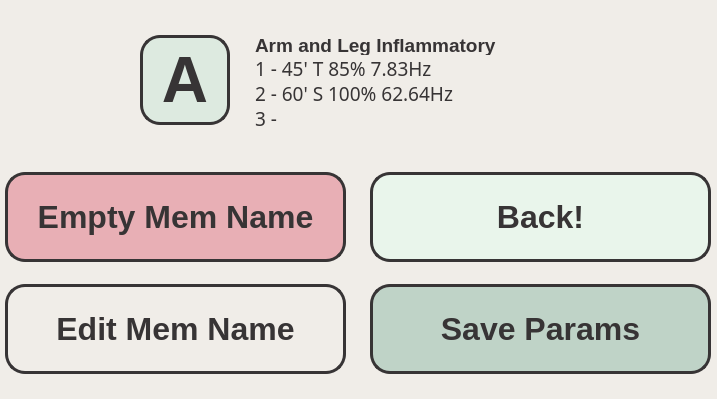
<?xml version="1.0" encoding="UTF-8"?>
<ui version="4.0">
 <class>MemoryDialog</class>
 <widget class="QDialog" name="MemoryDialog">
  <property name="geometry">
   <rect>
    <x>0</x>
    <y>0</y>
    <width>717</width>
    <height>399</height>
   </rect>
  </property>
  <property name="windowTitle">
   <string>Dialog</string>
  </property>
  <property name="styleSheet">
   <string notr="true">background-color: rgb(240, 237, 232);</string>
  </property>
  <widget class="QWidget" name="layoutWidget">
   <property name="geometry">
    <rect>
     <x>370</x>
     <y>155</y>
     <width>341</width>
     <height>236</height>
    </rect>
   </property>
   <layout class="QVBoxLayout" name="verticalLayout">
    <property name="spacing">
     <number>5</number>
    </property>
    <item>
     <widget class="QPushButton" name="backButton">
      <property name="sizePolicy">
       <sizepolicy hsizetype="Expanding" vsizetype="Fixed">
        <horstretch>0</horstretch>
        <verstretch>0</verstretch>
       </sizepolicy>
      </property>
      <property name="minimumSize">
       <size>
        <width>90</width>
        <height>90</height>
       </size>
      </property>
      <property name="font">
       <font>
        <family>Liberation Sans</family>
        <pointsize>24</pointsize>
        <weight>75</weight>
        <bold>true</bold>
       </font>
      </property>
      <property name="focusPolicy">
       <enum>Qt::NoFocus</enum>
      </property>
      <property name="styleSheet">
       <string notr="true">color: rgb(55, 52, 53);
background-color: rgb(233, 245, 235);
border-radius: 20px;
border:3px solid rgb(55, 52, 53);</string>
      </property>
      <property name="text">
       <string>Back!</string>
      </property>
     </widget>
    </item>
    <item>
     <widget class="QPushButton" name="acceptButton">
      <property name="sizePolicy">
       <sizepolicy hsizetype="Expanding" vsizetype="Fixed">
        <horstretch>0</horstretch>
        <verstretch>0</verstretch>
       </sizepolicy>
      </property>
      <property name="minimumSize">
       <size>
        <width>90</width>
        <height>90</height>
       </size>
      </property>
      <property name="font">
       <font>
        <family>Liberation Sans</family>
        <pointsize>24</pointsize>
        <weight>75</weight>
        <bold>true</bold>
       </font>
      </property>
      <property name="focusPolicy">
       <enum>Qt::NoFocus</enum>
      </property>
      <property name="styleSheet">
       <string notr="true">color: rgb(55, 52, 53);
background-color: rgb(191, 211, 199);
border-radius: 20px;
border:3px solid rgb(55, 52, 53);</string>
      </property>
      <property name="text">
       <string>Save Params</string>
      </property>
     </widget>
    </item>
   </layout>
  </widget>
  <widget class="QWidget" name="layoutWidget_2">
   <property name="geometry">
    <rect>
     <x>5</x>
     <y>155</y>
     <width>341</width>
     <height>236</height>
    </rect>
   </property>
   <layout class="QVBoxLayout" name="verticalLayout_2">
    <property name="spacing">
     <number>5</number>
    </property>
    <item>
     <widget class="QPushButton" name="emptyButton">
      <property name="sizePolicy">
       <sizepolicy hsizetype="Expanding" vsizetype="Fixed">
        <horstretch>0</horstretch>
        <verstretch>0</verstretch>
       </sizepolicy>
      </property>
      <property name="minimumSize">
       <size>
        <width>90</width>
        <height>90</height>
       </size>
      </property>
      <property name="font">
       <font>
        <family>Liberation Sans</family>
        <pointsize>24</pointsize>
        <weight>75</weight>
        <bold>true</bold>
       </font>
      </property>
      <property name="focusPolicy">
       <enum>Qt::NoFocus</enum>
      </property>
      <property name="styleSheet">
       <string notr="true">color: rgb(55, 52, 53);
background-color: rgb(232, 175, 181);
border-radius: 20px;
border:3px solid rgb(55, 52, 53);</string>
      </property>
      <property name="text">
       <string>Empty Mem Name</string>
      </property>
     </widget>
    </item>
    <item>
     <widget class="QPushButton" name="editButton">
      <property name="sizePolicy">
       <sizepolicy hsizetype="Expanding" vsizetype="Fixed">
        <horstretch>0</horstretch>
        <verstretch>0</verstretch>
       </sizepolicy>
      </property>
      <property name="minimumSize">
       <size>
        <width>90</width>
        <height>90</height>
       </size>
      </property>
      <property name="font">
       <font>
        <family>Liberation Sans</family>
        <pointsize>24</pointsize>
        <weight>75</weight>
        <bold>true</bold>
       </font>
      </property>
      <property name="focusPolicy">
       <enum>Qt::NoFocus</enum>
      </property>
      <property name="styleSheet">
       <string notr="true">color: rgb(55, 52, 53);
background-color: rgb(212, 234	, 211);
border-radius: 20px;
border:3px solid rgb(55, 52, 53);</string>
      </property>
      <property name="text">
       <string>Edit Mem Name</string>
      </property>
     </widget>
    </item>
   </layout>
  </widget>
  <widget class="QPushButton" name="memButton">
   <property name="geometry">
    <rect>
     <x>140</x>
     <y>35</y>
     <width>90</width>
     <height>90</height>
    </rect>
   </property>
   <property name="sizePolicy">
    <sizepolicy hsizetype="Fixed" vsizetype="Fixed">
     <horstretch>0</horstretch>
     <verstretch>0</verstretch>
    </sizepolicy>
   </property>
   <property name="minimumSize">
    <size>
     <width>90</width>
     <height>90</height>
    </size>
   </property>
   <property name="font">
    <font>
     <family>Liberation Sans</family>
     <pointsize>48</pointsize>
     <weight>75</weight>
     <bold>true</bold>
    </font>
   </property>
   <property name="focusPolicy">
    <enum>Qt::NoFocus</enum>
   </property>
   <property name="styleSheet">
    <string notr="true">background-color: rgb(221, 234, 224);
border-radius: 20px;
border:3px solid rgb(55, 52, 53);
color: rgb(55, 52, 53);</string>
   </property>
   <property name="text">
    <string>A</string>
   </property>
  </widget>
  <widget class="QWidget" name="layoutWidget_3">
   <property name="geometry">
    <rect>
     <x>255</x>
     <y>35</y>
     <width>331</width>
     <height>95</height>
    </rect>
   </property>
   <layout class="QVBoxLayout" name="verticalLayout_10">
    <property name="spacing">
     <number>2</number>
    </property>
    <item>
     <widget class="QLabel" name="memDescLabel">
      <property name="sizePolicy">
       <sizepolicy hsizetype="Preferred" vsizetype="Fixed">
        <horstretch>0</horstretch>
        <verstretch>0</verstretch>
       </sizepolicy>
      </property>
      <property name="minimumSize">
       <size>
        <width>0</width>
        <height>20</height>
       </size>
      </property>
      <property name="font">
       <font>
        <family>Liberation Sans</family>
        <pointsize>14</pointsize>
        <weight>75</weight>
        <bold>true</bold>
       </font>
      </property>
      <property name="styleSheet">
       <string notr="true">color: rgb(55, 52, 53);</string>
      </property>
      <property name="text">
       <string>Arm and Leg Inflammatory</string>
      </property>
     </widget>
    </item>
    <item>
     <widget class="QLabel" name="memOneLabel">
      <property name="sizePolicy">
       <sizepolicy hsizetype="Preferred" vsizetype="Fixed">
        <horstretch>0</horstretch>
        <verstretch>0</verstretch>
       </sizepolicy>
      </property>
      <property name="minimumSize">
       <size>
        <width>0</width>
        <height>20</height>
       </size>
      </property>
      <property name="font">
       <font>
        <family>Sans Serif</family>
        <pointsize>14</pointsize>
        <weight>50</weight>
        <bold>false</bold>
       </font>
      </property>
      <property name="styleSheet">
       <string notr="true">color: rgb(55, 52, 53);</string>
      </property>
      <property name="text">
       <string>1 - 45' T 85% 7.83Hz</string>
      </property>
     </widget>
    </item>
    <item>
     <widget class="QLabel" name="memTwoLabel">
      <property name="sizePolicy">
       <sizepolicy hsizetype="Preferred" vsizetype="Fixed">
        <horstretch>0</horstretch>
        <verstretch>0</verstretch>
       </sizepolicy>
      </property>
      <property name="minimumSize">
       <size>
        <width>0</width>
        <height>20</height>
       </size>
      </property>
      <property name="font">
       <font>
        <family>Sans Serif</family>
        <pointsize>14</pointsize>
        <weight>50</weight>
        <bold>false</bold>
       </font>
      </property>
      <property name="styleSheet">
       <string notr="true">color: rgb(55, 52, 53);</string>
      </property>
      <property name="text">
       <string>2 - 60' S 100% 62.64Hz</string>
      </property>
     </widget>
    </item>
    <item>
     <widget class="QLabel" name="memThreeLabel">
      <property name="sizePolicy">
       <sizepolicy hsizetype="Preferred" vsizetype="Fixed">
        <horstretch>0</horstretch>
        <verstretch>0</verstretch>
       </sizepolicy>
      </property>
      <property name="minimumSize">
       <size>
        <width>0</width>
        <height>10</height>
       </size>
      </property>
      <property name="font">
       <font>
        <family>Sans Serif</family>
        <pointsize>14</pointsize>
        <weight>50</weight>
        <bold>false</bold>
       </font>
      </property>
      <property name="styleSheet">
       <string notr="true">color: rgb(55, 52, 53);</string>
      </property>
      <property name="text">
       <string>3 -</string>
      </property>
     </widget>
    </item>
   </layout>
  </widget>
 </widget>
 <resources>
  <include location="stretcher4_res.qrc"/>
 </resources>
 <connections/>
</ui>
